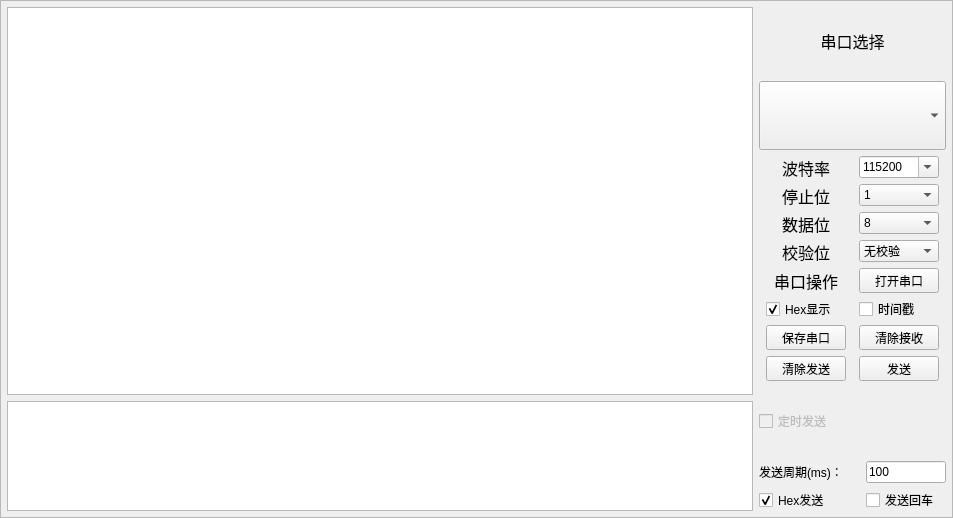
<?xml version="1.0" encoding="UTF-8"?>
<ui version="4.0">
 <class>SerialPortBase</class>
 <widget class="QWidget" name="SerialPortBase">
  <property name="geometry">
   <rect>
    <x>0</x>
    <y>0</y>
    <width>953</width>
    <height>518</height>
   </rect>
  </property>
  <property name="sizePolicy">
   <sizepolicy hsizetype="Expanding" vsizetype="Expanding">
    <horstretch>0</horstretch>
    <verstretch>0</verstretch>
   </sizepolicy>
  </property>
  <property name="sizeIncrement">
   <size>
    <width>0</width>
    <height>0</height>
   </size>
  </property>
  <property name="baseSize">
   <size>
    <width>0</width>
    <height>0</height>
   </size>
  </property>
  <property name="windowTitle">
   <string>Form</string>
  </property>
  <property name="styleSheet">
   <string notr="true"/>
  </property>
  <layout class="QHBoxLayout" name="horizontalLayout_11" stretch="0">
   <property name="spacing">
    <number>0</number>
   </property>
   <property name="leftMargin">
    <number>0</number>
   </property>
   <property name="topMargin">
    <number>0</number>
   </property>
   <property name="rightMargin">
    <number>0</number>
   </property>
   <property name="bottomMargin">
    <number>0</number>
   </property>
   <item>
    <widget class="QFrame" name="frame">
     <property name="sizePolicy">
      <sizepolicy hsizetype="Expanding" vsizetype="Expanding">
       <horstretch>0</horstretch>
       <verstretch>0</verstretch>
      </sizepolicy>
     </property>
     <property name="frameShape">
      <enum>QFrame::StyledPanel</enum>
     </property>
     <layout class="QHBoxLayout" name="horizontalLayout_12" stretch="4,1">
      <property name="spacing">
       <number>6</number>
      </property>
      <property name="leftMargin">
       <number>6</number>
      </property>
      <property name="topMargin">
       <number>6</number>
      </property>
      <property name="rightMargin">
       <number>6</number>
      </property>
      <property name="bottomMargin">
       <number>6</number>
      </property>
      <item>
       <layout class="QVBoxLayout" name="verticalLayout" stretch="9,1">
        <item>
         <widget class="QTextEdit" name="RxDataTextEdit">
          <property name="autoFillBackground">
           <bool>false</bool>
          </property>
          <property name="styleSheet">
           <string notr="true"> font:12pt &quot;楷体&quot;;</string>
          </property>
          <property name="autoFormatting">
           <set>QTextEdit::AutoBulletList</set>
          </property>
          <property name="undoRedoEnabled">
           <bool>false</bool>
          </property>
          <property name="lineWrapMode">
           <enum>QTextEdit::WidgetWidth</enum>
          </property>
          <property name="lineWrapColumnOrWidth">
           <number>1888</number>
          </property>
          <property name="readOnly">
           <bool>true</bool>
          </property>
          <property name="tabStopDistance">
           <double>40.000000000000000</double>
          </property>
         </widget>
        </item>
        <item>
         <widget class="QTextEdit" name="TxDataTextEdit">
          <property name="minimumSize">
           <size>
            <width>400</width>
            <height>110</height>
           </size>
          </property>
          <property name="maximumSize">
           <size>
            <width>9999</width>
            <height>9999</height>
           </size>
          </property>
         </widget>
        </item>
       </layout>
      </item>
      <item>
       <layout class="QVBoxLayout" name="verticalLayout_2">
        <item>
         <widget class="QLabel" name="label">
          <property name="minimumSize">
           <size>
            <width>165</width>
            <height>22</height>
           </size>
          </property>
          <property name="maximumSize">
           <size>
            <width>999</width>
            <height>999</height>
           </size>
          </property>
          <property name="baseSize">
           <size>
            <width>0</width>
            <height>0</height>
           </size>
          </property>
          <property name="text">
           <string>&lt;html&gt;&lt;head/&gt;&lt;body&gt;&lt;p align=&quot;center&quot;&gt;&lt;span style=&quot; font-size:12pt;&quot;&gt;串口选择&lt;/span&gt;&lt;/p&gt;&lt;/body&gt;&lt;/html&gt;</string>
          </property>
         </widget>
        </item>
        <item>
         <widget class="MyComboBox" name="SerialPortChooseComboBox">
          <property name="minimumSize">
           <size>
            <width>172</width>
            <height>22</height>
           </size>
          </property>
          <property name="maximumSize">
           <size>
            <width>999</width>
            <height>999</height>
           </size>
          </property>
         </widget>
        </item>
        <item>
         <layout class="QHBoxLayout" name="horizontalLayout">
          <item>
           <widget class="QLabel" name="label_2">
            <property name="minimumSize">
             <size>
              <width>80</width>
              <height>22</height>
             </size>
            </property>
            <property name="maximumSize">
             <size>
              <width>80</width>
              <height>22</height>
             </size>
            </property>
            <property name="text">
             <string>&lt;html&gt;&lt;head/&gt;&lt;body&gt;&lt;p align=&quot;center&quot;&gt;&lt;span style=&quot; font-size:12pt;&quot;&gt;波特率&lt;/span&gt;&lt;/p&gt;&lt;/body&gt;&lt;/html&gt;</string>
            </property>
           </widget>
          </item>
          <item>
           <widget class="QComboBox" name="BaudRateComboBox">
            <property name="minimumSize">
             <size>
              <width>80</width>
              <height>22</height>
             </size>
            </property>
            <property name="maximumSize">
             <size>
              <width>80</width>
              <height>22</height>
             </size>
            </property>
            <property name="editable">
             <bool>true</bool>
            </property>
            <property name="currentIndex">
             <number>13</number>
            </property>
            <item>
             <property name="text">
              <string>110</string>
             </property>
            </item>
            <item>
             <property name="text">
              <string>300</string>
             </property>
            </item>
            <item>
             <property name="text">
              <string>600</string>
             </property>
            </item>
            <item>
             <property name="text">
              <string>1200</string>
             </property>
            </item>
            <item>
             <property name="text">
              <string>2400</string>
             </property>
            </item>
            <item>
             <property name="text">
              <string>4800</string>
             </property>
            </item>
            <item>
             <property name="text">
              <string>9600</string>
             </property>
            </item>
            <item>
             <property name="text">
              <string>14400</string>
             </property>
            </item>
            <item>
             <property name="text">
              <string>19200</string>
             </property>
            </item>
            <item>
             <property name="text">
              <string>38400</string>
             </property>
            </item>
            <item>
             <property name="text">
              <string>43000</string>
             </property>
            </item>
            <item>
             <property name="text">
              <string>57600</string>
             </property>
            </item>
            <item>
             <property name="text">
              <string>76800</string>
             </property>
            </item>
            <item>
             <property name="text">
              <string>115200</string>
             </property>
            </item>
            <item>
             <property name="text">
              <string>460800</string>
             </property>
            </item>
            <item>
             <property name="text">
              <string>921600</string>
             </property>
            </item>
           </widget>
          </item>
         </layout>
        </item>
        <item>
         <layout class="QHBoxLayout" name="horizontalLayout_2">
          <item>
           <widget class="QLabel" name="label_4">
            <property name="minimumSize">
             <size>
              <width>80</width>
              <height>22</height>
             </size>
            </property>
            <property name="maximumSize">
             <size>
              <width>80</width>
              <height>22</height>
             </size>
            </property>
            <property name="text">
             <string>&lt;html&gt;&lt;head/&gt;&lt;body&gt;&lt;p align=&quot;center&quot;&gt;&lt;span style=&quot; font-size:12pt;&quot;&gt;停止位&lt;/span&gt;&lt;/p&gt;&lt;/body&gt;&lt;/html&gt;</string>
            </property>
           </widget>
          </item>
          <item>
           <widget class="QComboBox" name="PortStopBitsComboBox">
            <property name="minimumSize">
             <size>
              <width>80</width>
              <height>22</height>
             </size>
            </property>
            <property name="maximumSize">
             <size>
              <width>80</width>
              <height>22</height>
             </size>
            </property>
            <item>
             <property name="text">
              <string>1</string>
             </property>
            </item>
            <item>
             <property name="text">
              <string>2</string>
             </property>
            </item>
            <item>
             <property name="text">
              <string>1.5</string>
             </property>
            </item>
           </widget>
          </item>
         </layout>
        </item>
        <item>
         <layout class="QHBoxLayout" name="horizontalLayout_3">
          <item>
           <widget class="QLabel" name="label_5">
            <property name="minimumSize">
             <size>
              <width>80</width>
              <height>22</height>
             </size>
            </property>
            <property name="maximumSize">
             <size>
              <width>80</width>
              <height>22</height>
             </size>
            </property>
            <property name="text">
             <string>&lt;html&gt;&lt;head/&gt;&lt;body&gt;&lt;p align=&quot;center&quot;&gt;&lt;span style=&quot; font-size:12pt;&quot;&gt;数据位&lt;/span&gt;&lt;/p&gt;&lt;/body&gt;&lt;/html&gt;</string>
            </property>
           </widget>
          </item>
          <item>
           <widget class="QComboBox" name="PortDataBitsComboBox">
            <property name="minimumSize">
             <size>
              <width>80</width>
              <height>22</height>
             </size>
            </property>
            <property name="maximumSize">
             <size>
              <width>80</width>
              <height>22</height>
             </size>
            </property>
            <item>
             <property name="text">
              <string>8</string>
             </property>
            </item>
            <item>
             <property name="text">
              <string>7</string>
             </property>
            </item>
            <item>
             <property name="text">
              <string>6</string>
             </property>
            </item>
            <item>
             <property name="text">
              <string>5</string>
             </property>
            </item>
           </widget>
          </item>
         </layout>
        </item>
        <item>
         <layout class="QHBoxLayout" name="horizontalLayout_4">
          <item>
           <widget class="QLabel" name="label_3">
            <property name="minimumSize">
             <size>
              <width>80</width>
              <height>22</height>
             </size>
            </property>
            <property name="maximumSize">
             <size>
              <width>80</width>
              <height>22</height>
             </size>
            </property>
            <property name="text">
             <string>&lt;html&gt;&lt;head/&gt;&lt;body&gt;&lt;p align=&quot;center&quot;&gt;&lt;span style=&quot; font-size:12pt;&quot;&gt;校验位&lt;/span&gt;&lt;/p&gt;&lt;/body&gt;&lt;/html&gt;</string>
            </property>
           </widget>
          </item>
          <item>
           <widget class="QComboBox" name="PortParityComboBox">
            <property name="minimumSize">
             <size>
              <width>80</width>
              <height>22</height>
             </size>
            </property>
            <property name="maximumSize">
             <size>
              <width>80</width>
              <height>22</height>
             </size>
            </property>
            <item>
             <property name="text">
              <string>无校验</string>
             </property>
            </item>
            <item>
             <property name="text">
              <string>EvenParity </string>
             </property>
            </item>
            <item>
             <property name="text">
              <string>OddParity </string>
             </property>
            </item>
            <item>
             <property name="text">
              <string>SpaceParity </string>
             </property>
            </item>
            <item>
             <property name="text">
              <string>MarkParity </string>
             </property>
            </item>
           </widget>
          </item>
         </layout>
        </item>
        <item>
         <layout class="QHBoxLayout" name="horizontalLayout_5">
          <item>
           <widget class="QLabel" name="label_6">
            <property name="minimumSize">
             <size>
              <width>80</width>
              <height>22</height>
             </size>
            </property>
            <property name="maximumSize">
             <size>
              <width>80</width>
              <height>22</height>
             </size>
            </property>
            <property name="text">
             <string>&lt;html&gt;&lt;head/&gt;&lt;body&gt;&lt;p align=&quot;center&quot;&gt;&lt;span style=&quot; font-size:12pt;&quot;&gt;串口操作&lt;/span&gt;&lt;/p&gt;&lt;/body&gt;&lt;/html&gt;</string>
            </property>
           </widget>
          </item>
          <item>
           <widget class="QPushButton" name="OpenSerialPortPushButton">
            <property name="minimumSize">
             <size>
              <width>80</width>
              <height>25</height>
             </size>
            </property>
            <property name="maximumSize">
             <size>
              <width>80</width>
              <height>25</height>
             </size>
            </property>
            <property name="text">
             <string>打开串口</string>
            </property>
           </widget>
          </item>
         </layout>
        </item>
        <item>
         <layout class="QHBoxLayout" name="horizontalLayout_6">
          <item>
           <widget class="QCheckBox" name="RxDataForHexCheckBox">
            <property name="minimumSize">
             <size>
              <width>80</width>
              <height>20</height>
             </size>
            </property>
            <property name="maximumSize">
             <size>
              <width>80</width>
              <height>20</height>
             </size>
            </property>
            <property name="text">
             <string>Hex显示</string>
            </property>
            <property name="checked">
             <bool>true</bool>
            </property>
            <property name="tristate">
             <bool>false</bool>
            </property>
           </widget>
          </item>
          <item>
           <widget class="QCheckBox" name="RxDataWithTimeCheckBox">
            <property name="minimumSize">
             <size>
              <width>80</width>
              <height>20</height>
             </size>
            </property>
            <property name="maximumSize">
             <size>
              <width>80</width>
              <height>20</height>
             </size>
            </property>
            <property name="text">
             <string>时间戳</string>
            </property>
           </widget>
          </item>
         </layout>
        </item>
        <item>
         <layout class="QHBoxLayout" name="horizontalLayout_7">
          <item>
           <widget class="QPushButton" name="RxDataSavePushButton">
            <property name="minimumSize">
             <size>
              <width>80</width>
              <height>25</height>
             </size>
            </property>
            <property name="maximumSize">
             <size>
              <width>80</width>
              <height>25</height>
             </size>
            </property>
            <property name="text">
             <string>保存串口</string>
            </property>
           </widget>
          </item>
          <item>
           <widget class="QPushButton" name="RxDataTextClearPushButton">
            <property name="minimumSize">
             <size>
              <width>80</width>
              <height>25</height>
             </size>
            </property>
            <property name="maximumSize">
             <size>
              <width>80</width>
              <height>25</height>
             </size>
            </property>
            <property name="text">
             <string>清除接收</string>
            </property>
           </widget>
          </item>
         </layout>
        </item>
        <item>
         <layout class="QHBoxLayout" name="horizontalLayout_8">
          <item>
           <widget class="QPushButton" name="SendDataTextClearPushButton">
            <property name="minimumSize">
             <size>
              <width>80</width>
              <height>25</height>
             </size>
            </property>
            <property name="maximumSize">
             <size>
              <width>80</width>
              <height>25</height>
             </size>
            </property>
            <property name="text">
             <string>清除发送</string>
            </property>
           </widget>
          </item>
          <item>
           <widget class="QPushButton" name="SendDataPushButton">
            <property name="minimumSize">
             <size>
              <width>80</width>
              <height>25</height>
             </size>
            </property>
            <property name="maximumSize">
             <size>
              <width>80</width>
              <height>25</height>
             </size>
            </property>
            <property name="text">
             <string>发送</string>
            </property>
           </widget>
          </item>
         </layout>
        </item>
        <item>
         <widget class="QCheckBox" name="SendDataPeriodCheckBox">
          <property name="enabled">
           <bool>false</bool>
          </property>
          <property name="minimumSize">
           <size>
            <width>165</width>
            <height>25</height>
           </size>
          </property>
          <property name="maximumSize">
           <size>
            <width>999</width>
            <height>999</height>
           </size>
          </property>
          <property name="text">
           <string>定时发送</string>
          </property>
         </widget>
        </item>
        <item>
         <layout class="QHBoxLayout" name="horizontalLayout_9">
          <item>
           <widget class="QLabel" name="label_7">
            <property name="text">
             <string>发送周期(ms)：</string>
            </property>
           </widget>
          </item>
          <item>
           <widget class="QLineEdit" name="SendDataPeriodLineEdit">
            <property name="minimumSize">
             <size>
              <width>80</width>
              <height>22</height>
             </size>
            </property>
            <property name="maximumSize">
             <size>
              <width>80</width>
              <height>22</height>
             </size>
            </property>
            <property name="text">
             <string>100</string>
            </property>
           </widget>
          </item>
         </layout>
        </item>
        <item>
         <layout class="QHBoxLayout" name="horizontalLayout_10">
          <item>
           <widget class="QCheckBox" name="SendDataForHexCheckBox">
            <property name="enabled">
             <bool>true</bool>
            </property>
            <property name="minimumSize">
             <size>
              <width>80</width>
              <height>22</height>
             </size>
            </property>
            <property name="text">
             <string>Hex发送</string>
            </property>
            <property name="checked">
             <bool>true</bool>
            </property>
           </widget>
          </item>
          <item>
           <widget class="QCheckBox" name="SendDataWithEnterCheckBox">
            <property name="enabled">
             <bool>true</bool>
            </property>
            <property name="minimumSize">
             <size>
              <width>80</width>
              <height>22</height>
             </size>
            </property>
            <property name="maximumSize">
             <size>
              <width>80</width>
              <height>22</height>
             </size>
            </property>
            <property name="text">
             <string>发送回车</string>
            </property>
           </widget>
          </item>
         </layout>
        </item>
       </layout>
      </item>
     </layout>
    </widget>
   </item>
  </layout>
 </widget>
 <customwidgets>
  <customwidget>
   <class>MyComboBox</class>
   <extends>QComboBox</extends>
   <header location="global">SerialPortBase.h</header>
  </customwidget>
 </customwidgets>
 <resources/>
 <connections/>
</ui>
